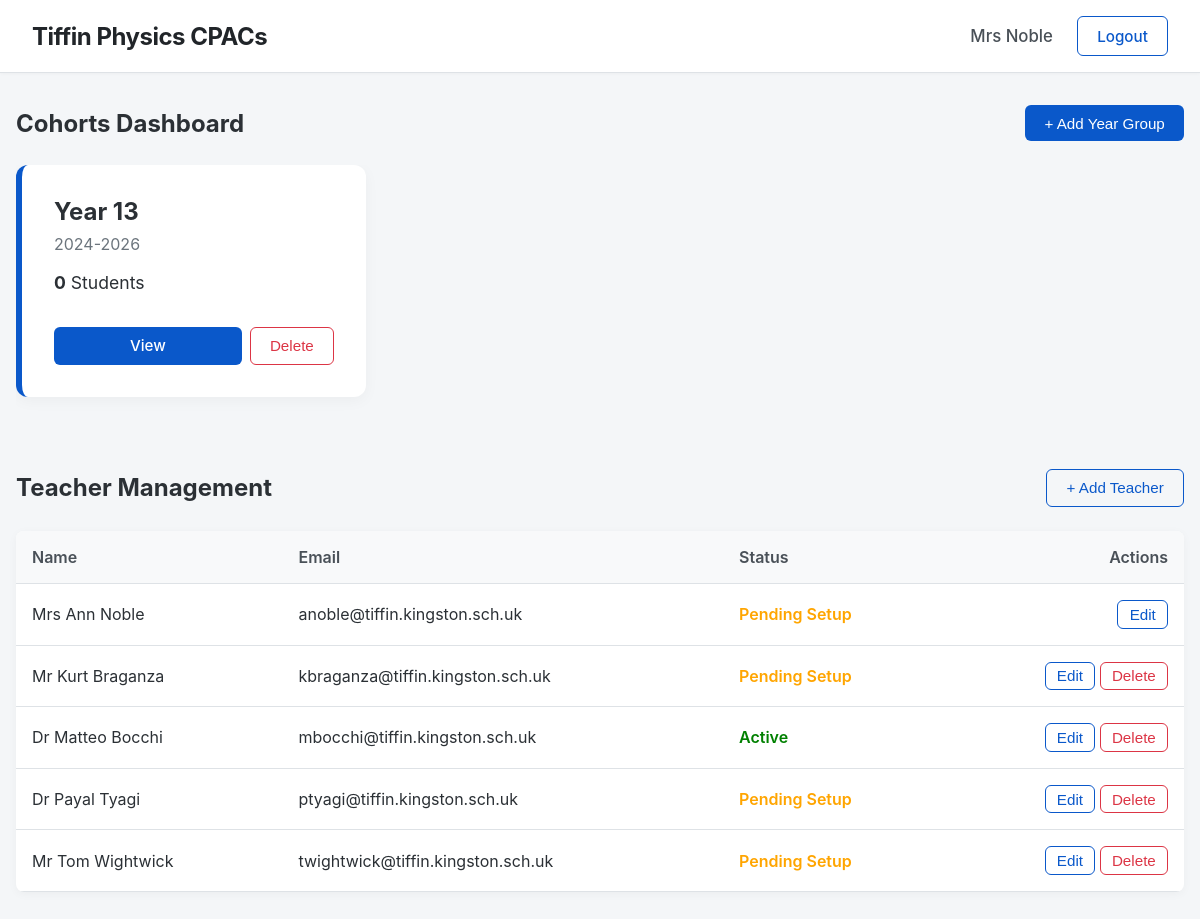
Page /dashboard (signed in) on the committed database.
### app.py (models this page shows, shortened)
class Teacher(UserMixin, db.Model):
    id = db.Column(db.Integer, primary_key=True)
    email = db.Column(db.String(150), unique=True, nullable=False)
    password = db.Column(db.String(200), nullable=True) # Nullable for first-time login
    title = db.Column(db.String(10), nullable=False)
    first_name = db.Column(db.String(100), nullable=False)
    last_name = db.Column(db.String(100), nullable=False)
    @property
    def role(self): return 'teacher'

### app.py (the view)
@app.route('/dashboard')
@teacher_required
def dashboard():
    cohorts = Cohort.query.order_by(Cohort.end_year.desc()).all()
    cohort_data = [{'id': c.id, 'title': get_cohort_title(c.end_year), 'years': f"{c.start_year}-{c.end_year}", 'student_count': len(c.students)} for c in cohorts]
    teachers = Teacher.query.all()
    return render_template('dashboard.html', cohorts=cohort_data, teachers=teachers)

### app.py (called while the page is built)
@login_manager.user_loader
def load_user(user_id):
    if user_id.startswith('teacher_'): return Teacher.query.get(int(user_id.split('_')[1]))
    elif user_id.startswith('student_'): return Student.query.get(int(user_id.split('_')[1]))
    return None

def teacher_required(f):
    @wraps(f)
    def decorated_function(*args, **kwargs):
        if not current_user.is_authenticated or current_user.role != 'teacher': abort(403)
        return f(*args, **kwargs)
    return decorated_function

def get_academic_end_year():
    now = datetime.utcnow()
    return now.year if now.month < 9 else now.year + 1

def get_cohort_title(end_year):
    acad_end = get_academic_end_year()
    if end_year == acad_end: return "Year 13"
    elif end_year == acad_end + 1: return "Year 12"
    elif end_year < acad_end:
        diff = acad_end - end_year
        return "Left last year" if diff == 1 else f"Left {diff} years ago"
    return f"Future (Starts {end_year-2})"

### templates/dashboard.html (shortened to what this page needs)
{% extends 'base.html' %} {% block content %}
<div
	style="
		display: flex;
		justify-content: space-between;
		align-items: center;
		margin-bottom: 1.5rem;
	">
	<h2 style="margin: 0">Cohorts Dashboard</h2>
	<button
		class="btn"
		onclick="
			document.getElementById('addCohortModal').style.display = 'flex'
		">
		+ Add Year Group
	</button>
</div>
<div class="carousel">
	{% for c in cohorts %}
	<div class="card">
		<div>
			<h3>{{ c.title }}</h3>
			<p style="color: #6c757d; margin-top: 0">{{ c.years }}</p>
			<p style="font-size: 1.1rem">
				<strong>{{ c.student_count }}</strong> Students
			</p>
		</div>
		<div style="display: flex; gap: 0.5rem; margin-top: 1rem">
			<a
				href="{{ url_for('cohort_view', id=c.id) }}"
				class="btn"
				style="flex: 1; text-align: center"
				>View</a
			>
			<form
				method="POST"
				action="{{ url_for('delete_cohort', id=c.id) }}"
				onsubmit="
					return confirm(
						'WARNING: Are you sure you want to delete this entire cohort? All students and their marks will be lost forever.',
					);
				"
				style="margin: 0">
				<button
					type="submit"
					class="btn btn-danger"
					style="height: 100%">
					Delete
				</button>
			</form>
		</div>
	</div>
	{% endfor %}
</div>
<div
	style="
		display: flex;
		justify-content: space-between;
		align-items: center;
		margin-bottom: 1.5rem;
		margin-top: 3rem;
	">
	<h2 style="margin: 0">Teacher Management</h2>
	<button
		class="btn btn-outline"
		onclick="
			document.getElementById('addTeacherModal').style.display = 'flex'
		">
		+ Add Teacher
	</button>
</div>
<table class="data-table">
	<tr>
		<th>Name</th>
		<th>Email</th>
		<th>Status</th>
		<th style="text-align: right">Actions</th>
	</tr>
	{% for t in teachers %}
	<tr>
		<td>{{ t.title }} {{ t.first_name }} {{ t.last_name }}</td>
		<td>{{ t.email }}</td>
		<td>
			{% if t.password %}
			<span style="color: green; font-weight: 600">Active</span>
			{% else %}
			<span style="color: orange; font-weight: 600">Pending Setup</span>
			{% endif %}
		</td>
		<td style="text-align: right">
			<button
				class="btn btn-outline"
				style="padding: 0.3rem 0.7rem"
				onclick="openEditTeacher({{ t.id }}, '{{ t.title }}', '{{ t.first_name }} {{ t.last_name }}')">
				Edit
			</button>
			{% if current_user.id != t.id %}
			<form
				method="POST"
				action="{{ url_for('delete_teacher', id=t.id) }}"
				style="display: inline"
				onsubmit="return confirm('Delete teacher {{ t.last_name }}?');">
				<button
					type="submit"
					class="btn btn-danger"
					style="padding: 0.3rem 0.7rem">
					Delete
				</button>
			</form>
			{% endif %}
		</td>
	</tr>
	{% endfor %}
</table>
{% endblock %}

### templates/base.html (shortened to what this page needs)
<!doctype html>
<html lang="en">
	<head>
	</head>
	<body>
		<nav class="navbar">
			<h2>
				<a
					href="{% if current_user.is_authenticated and current_user.role == 'teacher' %}{{ url_for('dashboard') }}{% else %}{{ url_for('home') }}{% endif %}"
					class="navbar-brand"
					>Tiffin Physics CPACs</a
				>
			</h2>
			<div style="display: flex; align-items: center">
				{% if current_user.is_authenticated %} {% if current_user.role
				== 'teacher' %}
				<span class="user-name"
					>{{ current_user.title }} {{ current_user.last_name }}</span
				>
				{% endif %}
				<a href="{{ url_for('logout') }}" class="btn btn-outline"
					>Logout</a
				>
				{% endif %}
			</div>
		</nav>
		<div class="container">
			 {% block content %}{%
			endblock %}
		</div>
	</body>
</html>

### templates/base.html (style rules this page uses)
:root { --bg: #f4f6f8; --text: #2b3035; --primary: #0a58ca; --border: #dee2e6; }
body { font-family: -apple-system, BlinkMacSystemFont, "Segoe UI", Roboto, sans-serif; background: var(--bg); color: var(--text); margin: 0; padding: 0; }
.navbar { background: #ffffff; padding: 1rem 2rem; border-bottom: 1px solid var(--border); display: flex; justify-content: space-between; align-items: center; box-shadow: 0 1px 3px rgba(0, 0, 0, 0.03); }
.navbar h2 { margin: 0; font-weight: 700; letter-spacing: -0.5px; }
.navbar-brand { text-decoration: none; color: #212529; transition: color 0.2s ease; }
.user-name { font-weight: 500; font-size: 1.05rem; margin-right: 1.5rem; color: #495057; }
.container { max-width: 1400px; margin: 2rem auto; padding: 0 1rem; }
.btn { padding: 0.6rem 1.2rem; border: none; border-radius: 6px; background: var(--primary); color: white; cursor: pointer; text-decoration: none; font-size: 0.95rem; font-weight: 500; transition: background 0.2s; }
.btn-outline { background: transparent; border: 1px solid var(--primary); color: var(--primary); }
.btn-danger { background: white; border: 1px solid #dc3545; color: #dc3545; }

### templates/dashboard.html (style rules this page uses)
.carousel { display: flex; overflow-x: auto; gap: 1.5rem; padding-bottom: 1.5rem; margin-bottom: 3rem; }
.card { min-width: 280px; background: white; padding: 2rem; border-radius: 12px; box-shadow: 0 4px 15px rgba(0, 0, 0, 0.04); border-left: 6px solid var(--primary); display: flex; flex-direction: column; justify-content: space-between; }
.card h3 { margin-top: 0; font-size: 1.5rem; margin-bottom: 0.5rem; }
.data-table { width: 100%; border-collapse: collapse; background: white; border-radius: 8px; overflow: hidden; box-shadow: 0 2px 10px rgba(0, 0, 0, 0.04); }
.data-table th, .data-table td { padding: 1rem; text-align: left; border-bottom: 1px solid var(--border); }
.data-table th { background: #f8f9fa; font-weight: 600; color: #495057; }

### rows in the picture
Teacher: title "Mrs", last_name "Noble", first_name "Ann", email "anoble@tiffin.kingston.sch.uk", shows "Pending Setup"
Teacher: title "Mr", first_name "Kurt", last_name "Braganza", email "kbraganza@tiffin.kingston.sch.uk", shows "Pending Setup"
Teacher: title "Dr", first_name "Matteo", last_name "Bocchi", email "mbocchi@tiffin.kingston.sch.uk", shows "Active"
Teacher: title "Dr", first_name "Payal", last_name "Tyagi", email "ptyagi@tiffin.kingston.sch.uk", shows "Pending Setup"
Teacher: title "Mr", first_name "Tom", last_name "Wightwick", email "twightwick@tiffin.kingston.sch.uk", shows "Pending Setup"

### other values in the picture
{{ c.title }} "Year 13"
{{ c.years }} "2024-2026"
{{ c.student_count }} "0"
